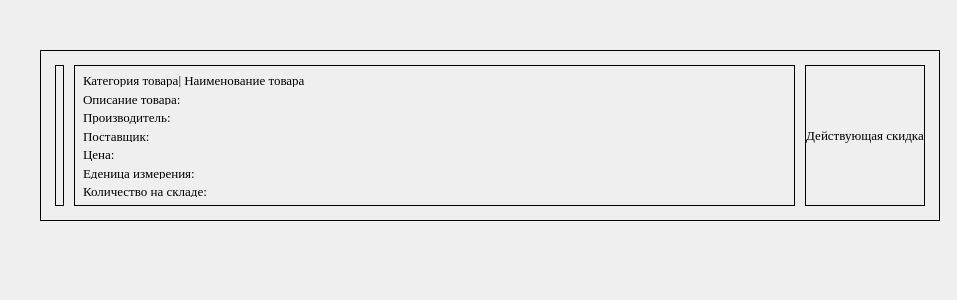
<?xml version="1.0" encoding="UTF-8"?>
<ui version="4.0">
 <class>Form</class>
 <widget class="QWidget" name="Form">
  <property name="geometry">
   <rect>
    <x>0</x>
    <y>0</y>
    <width>957</width>
    <height>300</height>
   </rect>
  </property>
  <property name="windowTitle">
   <string>Form</string>
  </property>
  <widget class="QWidget" name="widget_7" native="true">
   <property name="geometry">
    <rect>
     <x>40</x>
     <y>50</y>
     <width>900</width>
     <height>171</height>
    </rect>
   </property>
   <property name="minimumSize">
    <size>
     <width>900</width>
     <height>0</height>
    </size>
   </property>
   <property name="maximumSize">
    <size>
     <width>900</width>
     <height>300</height>
    </size>
   </property>
   <property name="styleSheet">
    <string notr="true">
border: 1px solid black;
</string>
   </property>
   <layout class="QHBoxLayout" name="horizontalLayout_9">
    <property name="spacing">
     <number>10</number>
    </property>
    <property name="leftMargin">
     <number>15</number>
    </property>
    <property name="topMargin">
     <number>15</number>
    </property>
    <property name="rightMargin">
     <number>15</number>
    </property>
    <property name="bottomMargin">
     <number>15</number>
    </property>
    <item>
     <widget class="QLabel" name="photo_10">
      <property name="enabled">
       <bool>true</bool>
      </property>
      <property name="sizePolicy">
       <sizepolicy hsizetype="Minimum" vsizetype="Minimum">
        <horstretch>0</horstretch>
        <verstretch>0</verstretch>
       </sizepolicy>
      </property>
      <property name="maximumSize">
       <size>
        <width>200</width>
        <height>200</height>
       </size>
      </property>
      <property name="styleSheet">
       <string notr="true">
border: 1px solid black;
</string>
      </property>
      <property name="text">
       <string/>
      </property>
      <property name="pixmap">
       <pixmap>../Desktop/import/1.jpg</pixmap>
      </property>
      <property name="scaledContents">
       <bool>true</bool>
      </property>
     </widget>
    </item>
    <item>
     <widget class="QWidget" name="widget_8" native="true">
      <property name="sizePolicy">
       <sizepolicy hsizetype="Expanding" vsizetype="Preferred">
        <horstretch>0</horstretch>
        <verstretch>0</verstretch>
       </sizepolicy>
      </property>
      <property name="maximumSize">
       <size>
        <width>16777215</width>
        <height>200</height>
       </size>
      </property>
      <property name="styleSheet">
       <string notr="true"/>
      </property>
      <layout class="QVBoxLayout" name="verticalLayout_5">
       <item>
        <layout class="QVBoxLayout" name="verticalLayout_18">
         <item>
          <widget class="QLabel" name="label_15">
           <property name="font">
            <font>
             <family>Times New Roman</family>
             <pointsize>10</pointsize>
            </font>
           </property>
           <property name="styleSheet">
            <string notr="true">
border: 0px solid black;
</string>
           </property>
           <property name="text">
            <string>Категория товара| Наименование товара</string>
           </property>
          </widget>
         </item>
         <item>
          <widget class="QLabel" name="label_27">
           <property name="font">
            <font>
             <family>Times New Roman</family>
             <pointsize>10</pointsize>
            </font>
           </property>
           <property name="styleSheet">
            <string notr="true">
border: 0px solid black;
</string>
           </property>
           <property name="text">
            <string>Описание товара:</string>
           </property>
          </widget>
         </item>
         <item>
          <widget class="QLabel" name="label_28">
           <property name="font">
            <font>
             <family>Times New Roman</family>
             <pointsize>10</pointsize>
            </font>
           </property>
           <property name="styleSheet">
            <string notr="true">
border: 0px solid black;
</string>
           </property>
           <property name="text">
            <string>Производитель:</string>
           </property>
          </widget>
         </item>
         <item>
          <widget class="QLabel" name="label_46">
           <property name="font">
            <font>
             <family>Times New Roman</family>
             <pointsize>10</pointsize>
            </font>
           </property>
           <property name="styleSheet">
            <string notr="true">
border: 0px solid black;
</string>
           </property>
           <property name="text">
            <string>Поставщик:</string>
           </property>
          </widget>
         </item>
         <item>
          <widget class="QLabel" name="label_47">
           <property name="font">
            <font>
             <family>Times New Roman</family>
             <pointsize>10</pointsize>
            </font>
           </property>
           <property name="styleSheet">
            <string notr="true">
border: 0px solid black;
</string>
           </property>
           <property name="text">
            <string>Цена:</string>
           </property>
          </widget>
         </item>
         <item>
          <widget class="QLabel" name="label_48">
           <property name="font">
            <font>
             <family>Times New Roman</family>
             <pointsize>10</pointsize>
            </font>
           </property>
           <property name="styleSheet">
            <string notr="true">
border: 0px solid black;
</string>
           </property>
           <property name="text">
            <string>Еденица измерения:</string>
           </property>
          </widget>
         </item>
         <item>
          <widget class="QLabel" name="label_49">
           <property name="font">
            <font>
             <family>Times New Roman</family>
             <pointsize>10</pointsize>
            </font>
           </property>
           <property name="styleSheet">
            <string notr="true">
border: 0px solid black;
</string>
           </property>
           <property name="text">
            <string>Количество на складе:</string>
           </property>
          </widget>
         </item>
        </layout>
       </item>
      </layout>
     </widget>
    </item>
    <item>
     <widget class="QLabel" name="sale_11">
      <property name="maximumSize">
       <size>
        <width>150</width>
        <height>200</height>
       </size>
      </property>
      <property name="font">
       <font>
        <family>Times New Roman</family>
        <pointsize>10</pointsize>
       </font>
      </property>
      <property name="styleSheet">
       <string notr="true">
border: 1px solid black;
</string>
      </property>
      <property name="text">
       <string>Действующая скидка</string>
      </property>
      <property name="alignment">
       <set>Qt::AlignmentFlag::AlignCenter</set>
      </property>
     </widget>
    </item>
   </layout>
  </widget>
 </widget>
 <resources/>
 <connections/>
</ui>
